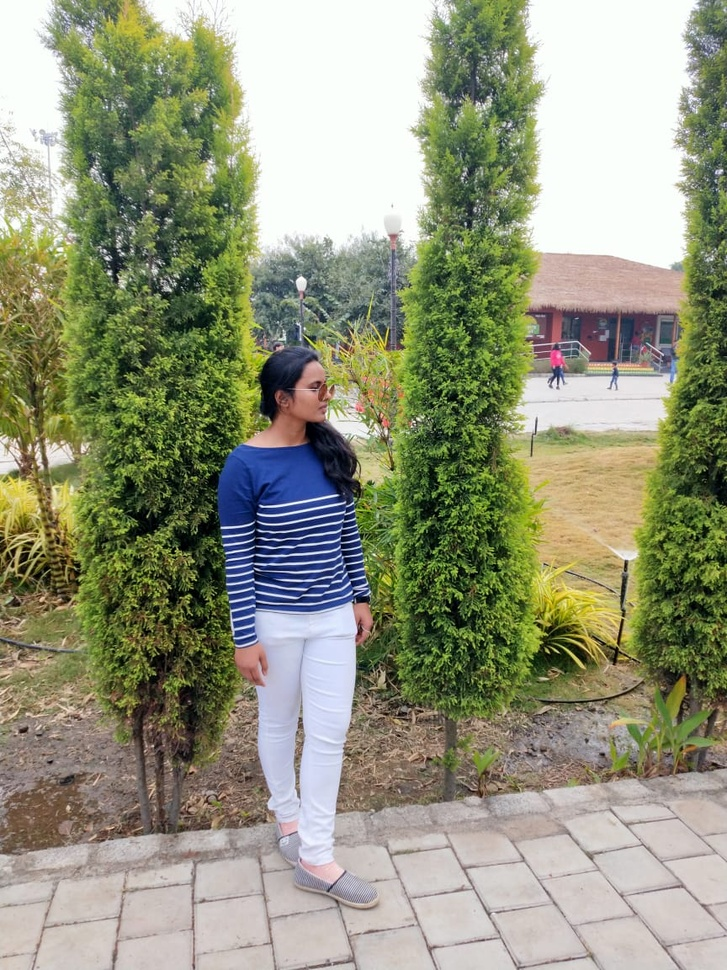
#> input picture input.jpg, 727 x 970 px, shrunk from 864 x 1152 before the run, found by its file name
$ jupyter execute Task_4_Image_to_pencil_sketch_.ipynb   (shell and % lines are left out)
#> lines starting #> are read from the running program, lines starting #| are printed output that depends on the picture
<a href="https://colab.research.google.com/github/Isha6789/LGMVP-Data-Science/blob/main/Task-4/Task_4_Image_to_pencil_sketch_.ipynb" target="_parent"></a>

#***LGMVIP - DataScience Intern, July-2022***
**Isha Sharma**

**Task 4 :- Beginner Level**

**Image to Pencil Sketch with Python:**

We need to read the image in RBG format and then convert it to a grayscale image. This will turn an image into a classic black and white photo. Then the next thing to do is invert the grayscale image also called negative image, this will be our inverted grayscale image. Inversion can be used to enhance details. Then we can finally create the pencil sketch by mixing the grayscale image with the inverted blurry image. This can be done by dividing the grayscale image by the inverted blurry image. Since images are just arrays, we can easily do this programmatically using the divide function from the cv2 library in Python.

Reference: https://thecleverprogrammer.com/2020/09/30/pencil-sketch-with-python/

[cell 1]
import cv2
from PIL import Image
from IPython.display import display

[cell 2]
image = cv2.imread('/content/input.jpg')
#> image is the input picture: shape (970, 727, 3); mean B, G, R 125.2, 149.7, 146.6
image = cv2.cvtColor(image,cv2.COLOR_BGR2RGB)
display(Image.fromarray(image))

[cell 3]
gray_image = cv2.cvtColor(image, cv2.COLOR_BGR2GRAY)
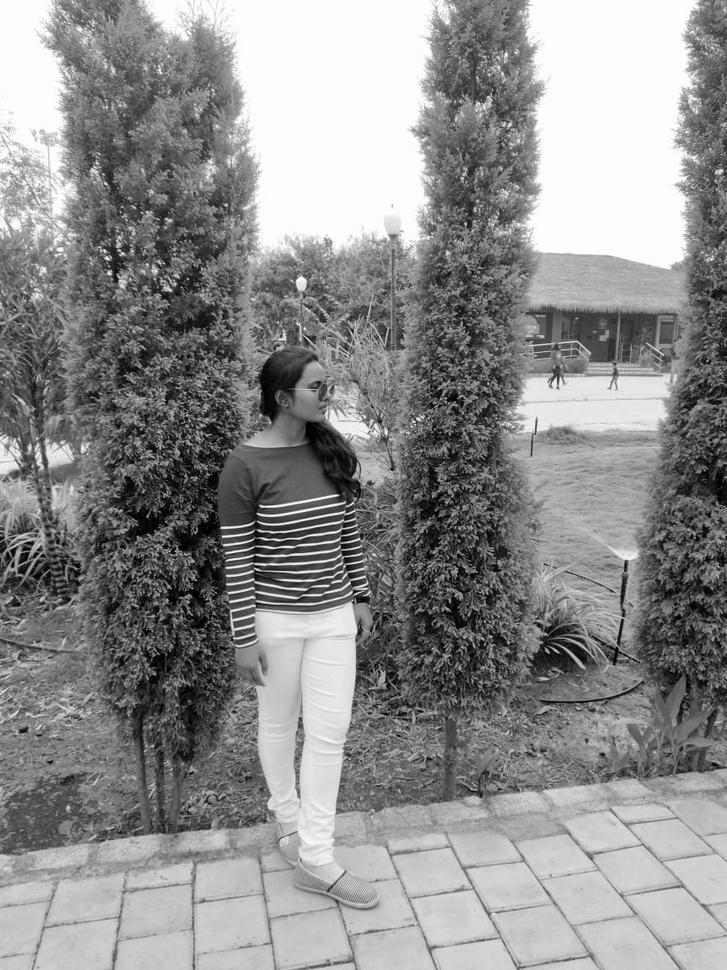
#> gray_image: shape (970, 727); min 0, max 255, mean 142
display(Image.fromarray(gray_image))

[cell 4]
inverted_image = cv2.bitwise_not(gray_image)
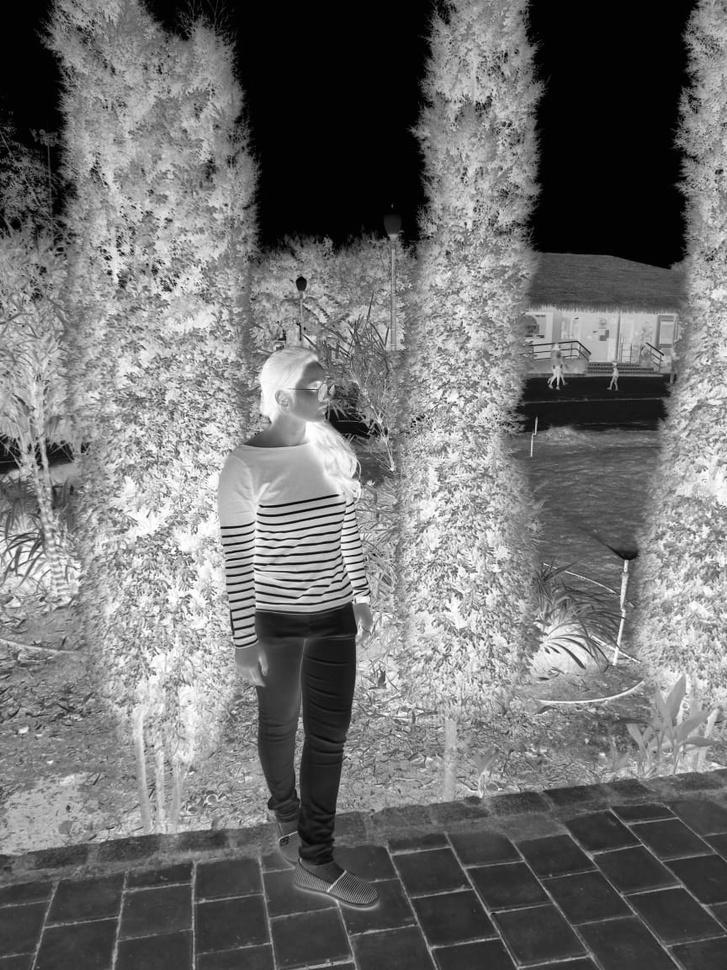
#> inverted_image: shape (970, 727); min 0, max 255, mean 113
display(Image.fromarray(inverted_image))

[cell 5]
blurred_image = cv2.GaussianBlur(inverted_image, (21, 21), 0)
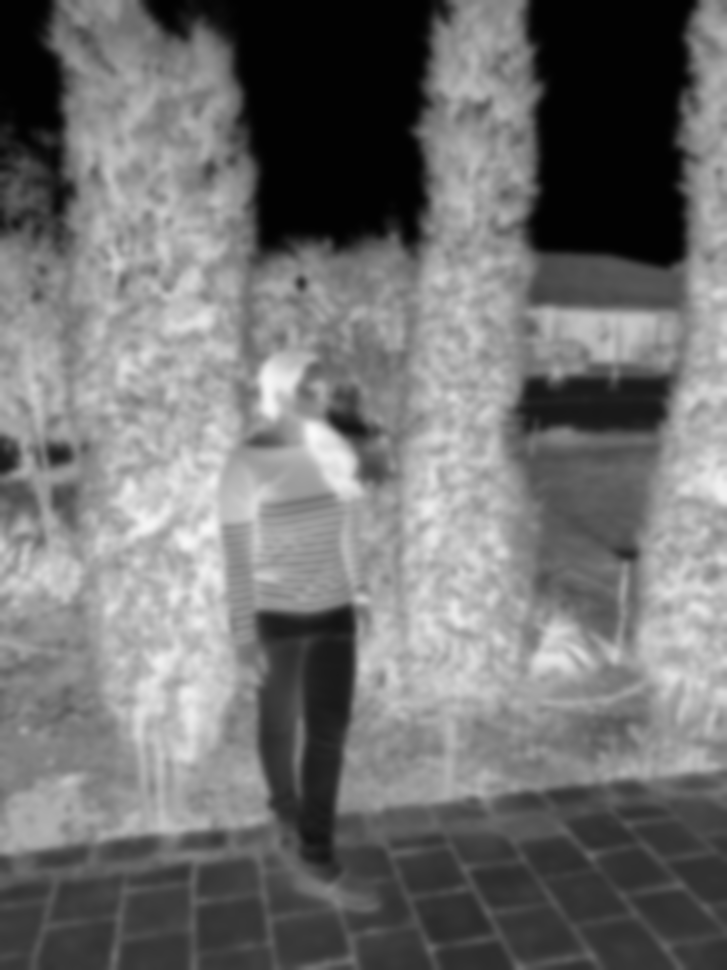
#> blurred_image: shape (970, 727); min 2, max 249, mean 113
display(Image.fromarray(blurred_image))

[cell 6]
inverted_blurred = cv2.bitwise_not(blurred_image)
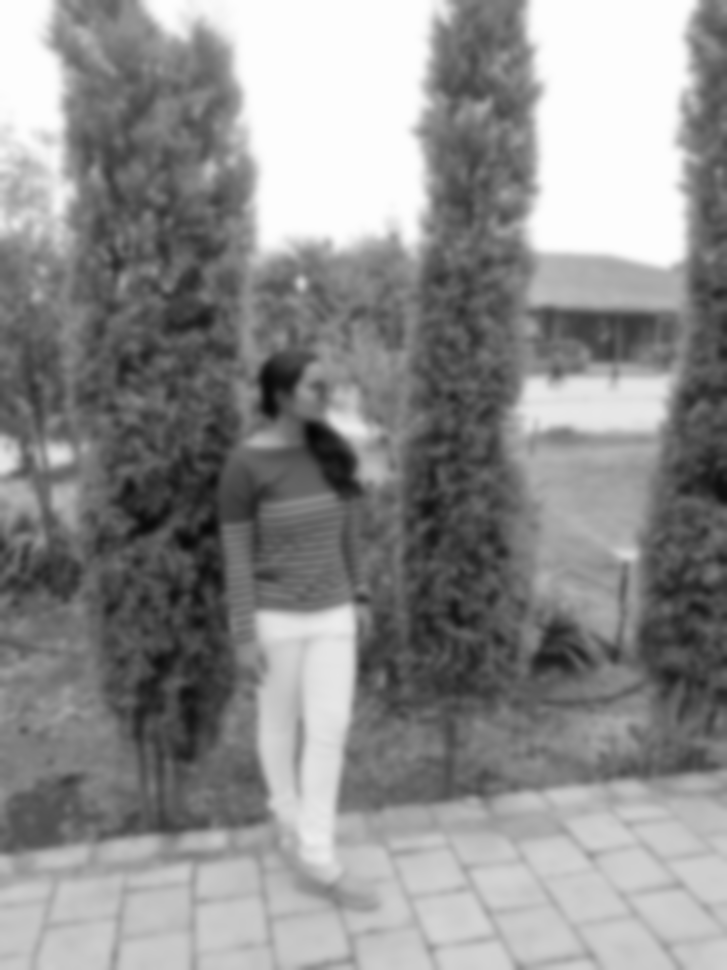
#> inverted_blurred: shape (970, 727); min 6, max 253, mean 142
pencil_sketch = cv2.divide(gray_image, inverted_blurred, scale=250.0)
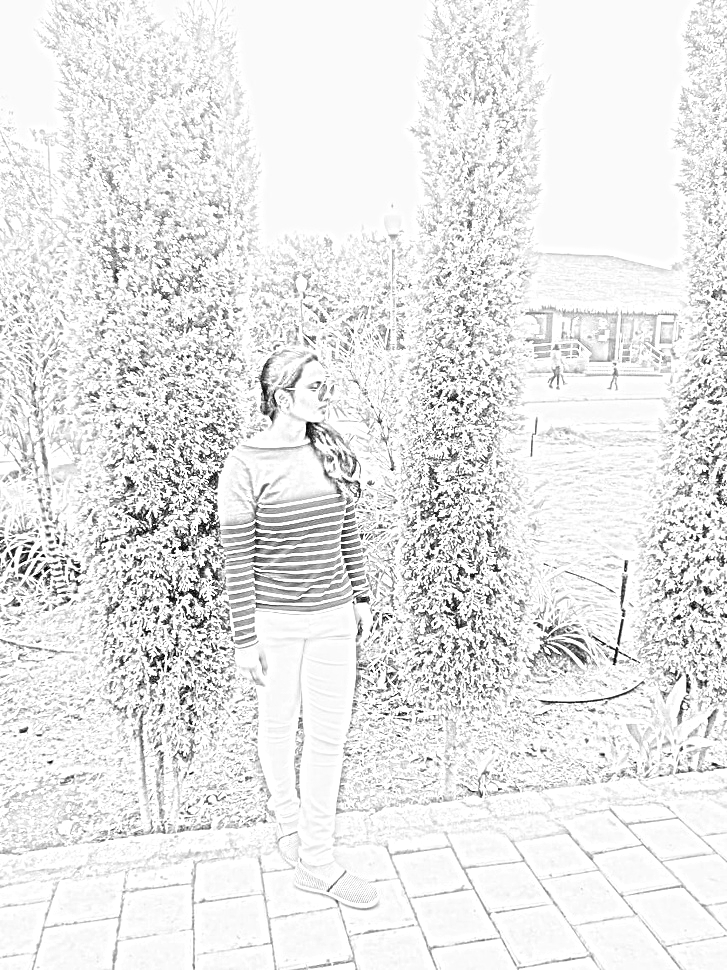
#> pencil_sketch: shape (970, 727); min 0, max 255, mean 231.8
display(Image.fromarray(pencil_sketch))
